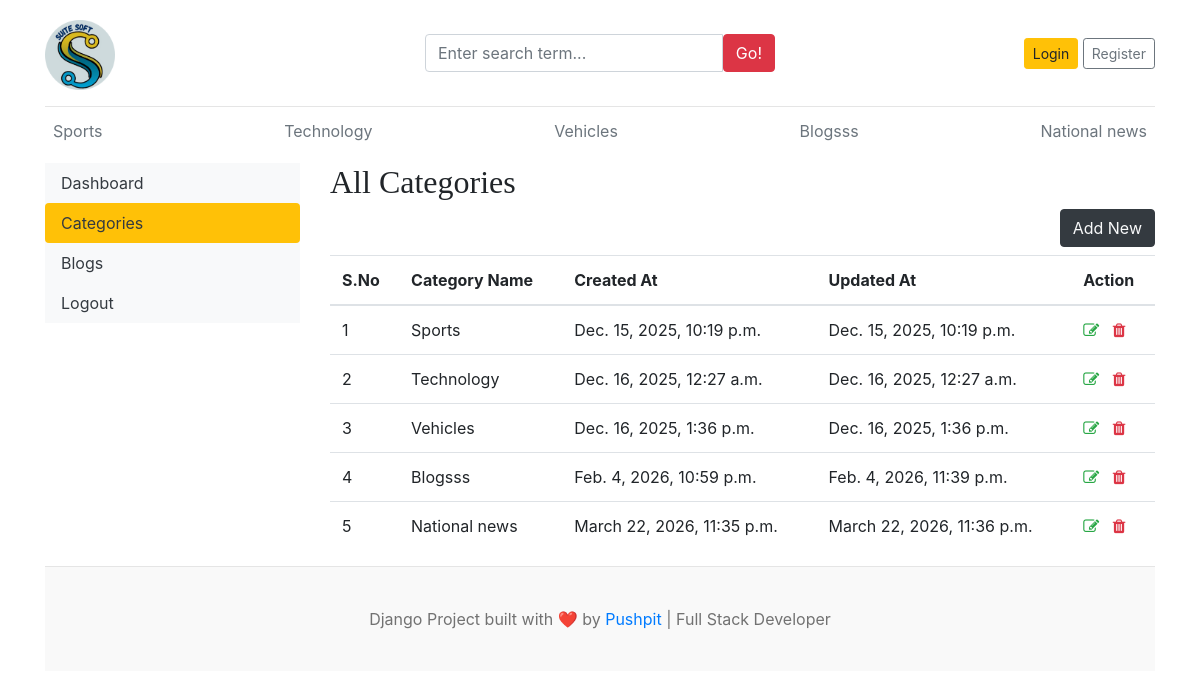
/dashboard/categories/, run on the app's committed database.
### blogs/models.py (models this page shows, shortened)
class Logo(models.Model):
    event_name = models.CharField(max_length=100)
    logo_image = models.ImageField(upload_to='logos/')
    uploaded_at = models.DateTimeField(auto_now_add=True)

class Category(models.Model):
    category_name = models.CharField(max_length=100, unique=True)
    created_at = models.DateTimeField(auto_now_add=True)
    updated_at = models.DateTimeField(auto_now=True)
    class Meta:
        verbose_name_plural = "Categories"
    def __str__(self):
        return self.category_name

### dashboards/views.py (the view)
# urls.py: path('categories/', views.categories, name='categories'),
def categories(request):
    return render(request, 'dashboard/categories.html')

### blogs/context_processors.py (called while the page is built)
def get_categories(request):
    categories = Category.objects.all()
    return dict(categories=categories)

def get_logo(request):
    latest_logo = Logo.objects.order_by('-uploaded_at').first()
    return dict(latest_logo = latest_logo)

def get_social_links(request):
    social_links = SocialLink.objects.all()
    return dict(social_links = social_links)

### templates/dashboard/categories.html (shortened to what this page needs)
{% extends 'base.html' %}
{% block content %}
<div class="row">
 {% include 'dashboard/sidebar.html' %}
  <div class ="col-md-9">
    <h2> All Categories </h2>
    <a href="{% url 'add_category' %}"class="btn btn-dark text-light float-right mb-2">Add New</a>
    <table class="table table-hover">
    <thead>
      <tr>
        <th>S.No</th>
        <th>Category Name</th>
        <th>Created At</th>
        <th>Updated At</th>
        <th>Action</th>
      </tr>
    </thead>
    <tbody>
      {% for cat in categories %}
      <tr>
        <td>{{ forloop.counter }}</td>
        <td>{{ cat }}</td>
        <td>{{ cat.created_at }}</td>
        <td>{{ cat.updated_at }}</td>
        <td>
          <a href="{% url 'edit_category' cat.id %}"><i class="fa fa-edit text-success"></i></a>
          <a href="{% url 'delete_category' cat.id %}"><i class="fa fa-trash text-danger"></i></a>
          </td>
      </tr>
{% endfor %}
    </tbody>
  </table>
</div>
</div>
{%  endblock  %}

### templates/base.html (shortened to what this page needs)
{% load static %}
<!DOCTYPE html>
<html lang="en">
<head>
    <link href="https://getbootstrap.com/docs/4.0/dist/css/bootstrap.min.css" rel="stylesheet">
    <link href="{% static 'css/blog.css' %}" rel="stylesheet">
    <link rel="stylesheet" href="https://cdnjs.cloudflare.com/ajax/libs/font-awesome/4.7.0/css/font-awesome.min.css">
  </head>
<body>
    <div class="container">
      <header class="blog-header py-3">
        <div class="row flex-nowrap justify-content-between align-items-center">
          <div class="col-4 pt-1">
            {% if latest_logo %}
            <img src="{{ latest_logo.logo_image.url }}" alt="Logo" class="img-fluid" style="max-height: 70px;">
            {% endif %}
          </div>
          <div class = "col-4">
            <form action ="{% url 'search' %}" method="GET">
              <div class="input-group">
                        <input class="form-control" type="text" name="keyword" value ="{{ keyword }}" placeholder="Enter search term..." aria-label="Enter search term..." aria-describedby="button-search" />
                        <button type="submit" class="btn btn-danger" id="button-search" type="button">Go!</button>
                    </div>
            </form>
          </div>
          <div class="col-4 d-flex justify-content-end align-items-center">
            {% if not user.is_authenticated %}
            <a class="btn btn-sm btn-warning" href="{% url 'login' %}">Login</a> &nbsp;
            <a class="btn btn-sm btn-outline-secondary" href="{% url 'register' %}">Register</a>
            {% else %}
            <span><a href ="{% url 'dashboard' %}">Dashboard</a> </span>
            &emsp;
            <span><a href ="{% url 'logout' %}">Logout</a></span>
            {% endif %}
          </div>
        </div>
      </header>
      <div class="nav-scroller py-1 mb-2">
        <nav class="nav d-flex justify-content-between">
          {% for cate in categories %}
          <a class="p-2 text-muted" href="{% url 'posts_by_category' cate.id %}">{{ cate.category_name }}</a>
          {% endfor %}
        </nav>
      </div>
{% block content %}
{% endblock %}
<footer class="blog-footer">
  <p>Django Project built with ❤️ by <a href="https://www.pushpit-portfolio.site/" target="_blank" rel="noopener noreferrer">Pushpit</a> | Full Stack Developer </p>
</footer>
</body>
</html>

### blog_main/static/css/blog.css (style rules this page uses)
.blog-header { border-bottom: 1px solid #e5e5e5; }
h1, h2, h3, h4, h5, h6 { font-family: "Playfair Display", Georgia, "Times New Roman", serif; }
.blog-footer { padding: 2.5rem 0; color: #727272; text-align: center; background-color: #f9f9f9; border-top: .05rem solid #e5e5e5; }
.blog-footer p:last-child { margin-bottom: 0; }

### data on the page
Logo: logo_image (picture)
Category: category_name "Sports", created_at "Dec. 15, 2025, 10:19 p.m.", updated_at "Dec. 15, 2025, 10:19 p.m."
Category: category_name "Technology", created_at "Dec. 16, 2025, 12:27 a.m.", updated_at "Dec. 16, 2025, 12:27 a.m."
Category: category_name "Vehicles", created_at "Dec. 16, 2025, 1:36 p.m.", updated_at "Dec. 16, 2025, 1:36 p.m."
Category: category_name "Blogsss", created_at "Feb. 4, 2026, 10:59 p.m.", updated_at "Feb. 4, 2026, 11:39 p.m."
Category: category_name "National news", created_at "March 22, 2026, 11:35 p.m.", updated_at "March 22, 2026, 11:36 p.m."
